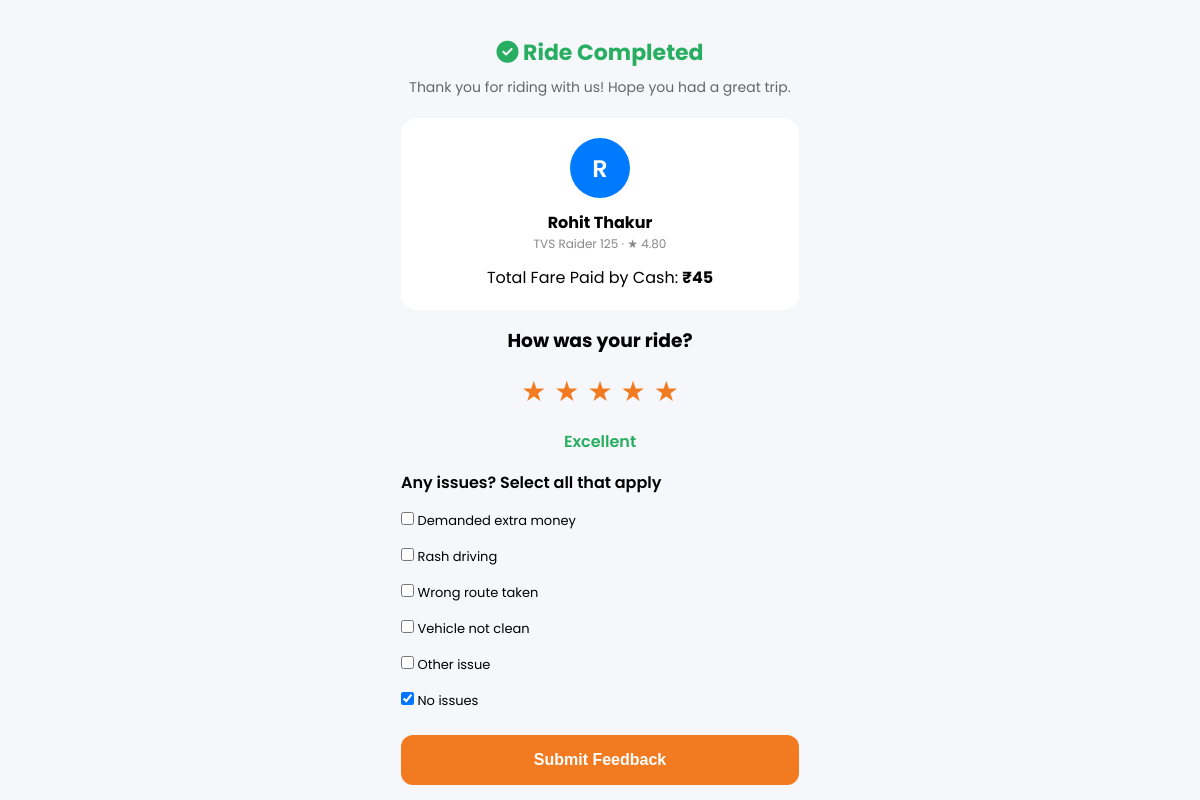
Screenshot of /customer/quick-ride-feedback.php?ride_id=1 (signed in) with the database file from the repository.
### tables this page shows
CREATE TABLE rides (
    id INT AUTO_INCREMENT PRIMARY KEY,
    customer_id INT NOT NULL,
    captain_id INT DEFAULT NULL,
    pickup_address VARCHAR(255) NOT NULL,
    drop_address VARCHAR(255) NOT NULL,
    pickup_lat DECIMAL(10,7),
    pickup_lng DECIMAL(10,7),
    drop_lat DECIMAL(10,7),
    drop_lng DECIMAL(10,7),
    vehicle_type ENUM('bike','auto','mini','sedan') NOT NULL,
    fare DECIMAL(10,2) NOT NULL,
    status ENUM('searching','rider_assigned','on_ride','payment_pending','completed','cancelled') DEFAULT 'searching',
    ride_otp VARCHAR(4),
    payment_method VARCHAR(50) DEFAULT 'cash',
    created_at TIMESTAMP DEFAULT CURRENT_TIMESTAMP,
    updated_at TIMESTAMP DEFAULT CURRENT_TIMESTAMP ON UPDATE CURRENT_TIMESTAMP,
    FOREIGN KEY (customer_id) REFERENCES users(id),
    FOREIGN KEY (captain_id) REFERENCES users(id)
);

CREATE TABLE users (
    id INT AUTO_INCREMENT PRIMARY KEY,
    name VARCHAR(100) NOT NULL,
    email VARCHAR(150) UNIQUE,
    phone VARCHAR(20) NOT NULL,
    password_hash VARCHAR(255) NOT NULL,
    role ENUM('admin','customer','captain') NOT NULL DEFAULT 'customer',
    avatar VARCHAR(255) DEFAULT NULL,
    status ENUM('active','inactive','pending') DEFAULT 'active',
    created_at TIMESTAMP DEFAULT CURRENT_TIMESTAMP
);

CREATE TABLE captain_profiles (
    id INT AUTO_INCREMENT PRIMARY KEY,
    user_id INT NOT NULL UNIQUE,
    vehicle_type ENUM('bike','auto','mini','sedan','suv','bus') DEFAULT 'sedan',
    vehicle_number VARCHAR(20),
    vehicle_model VARCHAR(100),
    license_number VARCHAR(50),
    rating DECIMAL(3,2) DEFAULT 4.50,
    total_trips INT DEFAULT 0,
    is_online TINYINT(1) DEFAULT 0,
    wallet_balance DECIMAL(12,2) DEFAULT 0,
    bio TEXT,
    FOREIGN KEY (user_id) REFERENCES users(id) ON DELETE CASCADE
);

### config/db.php (called while the page is built, shortened)
<?php
$dbHost = 'sql109.infinityfree.com';
$dbName = 'if0_43161049_tripnovaa';
$dbUser = 'if0_43161049';
$dbPass = '2iII8WlQehrI';
try {
    $pdo = new PDO(
        "mysql:host={$dbHost};dbname={$dbName};charset=utf8mb4",
        $dbUser,
        $dbPass,
        [
            PDO::ATTR_ERRMODE => PDO::ERRMODE_EXCEPTION,
            PDO::ATTR_DEFAULT_FETCH_MODE => PDO::FETCH_ASSOC,
            PDO::ATTR_EMULATE_PREPARES => false,
        ]
    );
} catch (PDOException $e) {
    die('Database connection failed. Please import database/tripnovaa.sql in phpMyAdmin.');
}
function db(): PDO
{
    global $pdo;
    return $pdo;
}

### config/auth.php (called while the page is built, shortened)
<?php
require_once __DIR__ . '/db.php';
function e(?string $str): string
{
    return htmlspecialchars($str ?? '', ENT_QUOTES, 'UTF-8');
}

### customer/quick-ride-feedback.php (the view, shortened to what this page needs)
<?php
require_once __DIR__ . '/../config/auth.php';
$rideId = (int)($_GET['ride_id'] ?? 0);
$stmt = db()->prepare('SELECT r.*, u.name as captain_name, cp.vehicle_model, cp.vehicle_number, cp.rating FROM rides r JOIN users u ON r.captain_id=u.id JOIN captain_profiles cp ON u.id=cp.user_id WHERE r.id=? AND r.customer_id=?');
$stmt->execute([$rideId, $_SESSION['user_id']]);
$ride = $stmt->fetch();
?>
<!DOCTYPE html>
<html lang="en">
<head>
<link rel="stylesheet" href="https://cdnjs.cloudflare.com/ajax/libs/font-awesome/6.5.0/css/all.min.css">
</head>
<body>
<div class="header">
<h2><i class="fas fa-check-circle"></i> Ride Completed</h2>
<p>Thank you for riding with us! Hope you had a great trip.</p>
</div>
<div class="card">
<div class="rider-avatar"><?= strtoupper(substr($ride['captain_name'],0,1)) ?></div>
<strong><?= e($ride['captain_name']) ?></strong>
<p style="font-size:12px;color:#888"><?= e($ride['vehicle_model']) ?> · ★ <?= $ride['rating'] ?></p>
<p style="margin-top:12px">Total Fare Paid by <?= ucfirst($ride['payment_method']) ?>: <strong>₹<?= number_format($ride['fare'],0) ?></strong></p>
</div>
<form method="POST">
<h3 style="text-align:center;margin:16px 0">How was your ride?</h3>
<div class="stars" id="stars">
<?php for ($i=1;$i<=5;$i++): ?><span data-rating="<?= $i ?>" class="<?= $i<=5?'active':'' ?>">★</span><?php endfor; ?>
</div>
<p style="text-align:center;color:#27AE60;font-weight:600" id="ratingLabel">Excellent</p>
<div class="issues">
<p style="font-weight:600;margin-bottom:8px">Any issues? Select all that apply</p>
<label><input type="checkbox" name="issues[]" value="extra_money"> Demanded extra money</label>
<label><input type="checkbox" name="issues[]" value="rash_driving"> Rash driving</label>
<label><input type="checkbox" name="issues[]" value="wrong_route"> Wrong route taken</label>
<label><input type="checkbox" name="issues[]" value="not_clean"> Vehicle not clean</label>
<label><input type="checkbox" name="issues[]" value="other"> Other issue</label>
<label><input type="checkbox" name="issues[]" value="none" checked> No issues</label>
</div>
<button type="submit" class="btn">Submit Feedback</button>
</form>
</body>
</html>

### customer/quick-ride-feedback.php (style rules this page uses)
* { margin:0;padding:0;box-sizing:border-box }
body { font-family:Poppins,sans-serif;background:#f5f7fa;max-width:430px;margin:0 auto;padding:16px }
.header { text-align:center;margin:20px 0 }
.header h2 { color:#27AE60;font-size:22px }
.header p { color:#666;font-size:14px;margin-top:8px }
.card { background:#fff;border-radius:16px;padding:20px;margin:16px 0;text-align:center }
.rider-avatar { width:60px;height:60px;border-radius:50%;background:#007BFF;color:#fff;display:flex;align-items:center;justify-content:center;font-size:24px;font-weight:600;margin:0 auto 12px }
.stars { display:flex;justify-content:center;gap:8px;margin:16px 0;font-size:28px;color:#ddd;cursor:pointer }
.stars .active { color:#F27B21 }
.issues { text-align:left;margin:16px 0 }
.issues label { display:block;padding:8px 0;font-size:13px }
.btn { width:100%;padding:16px;background:#F27B21;color:#fff;border:none;border-radius:12px;font-size:16px;font-weight:600;cursor:pointer }

### rows the page displays
rides: captain.name "R", captain.name "Rohit Thakur", captain_profiles.vehicle_model "TVS Raider 125", captain_profiles.rating "4.80", payment_method "Cash", fare "45"
